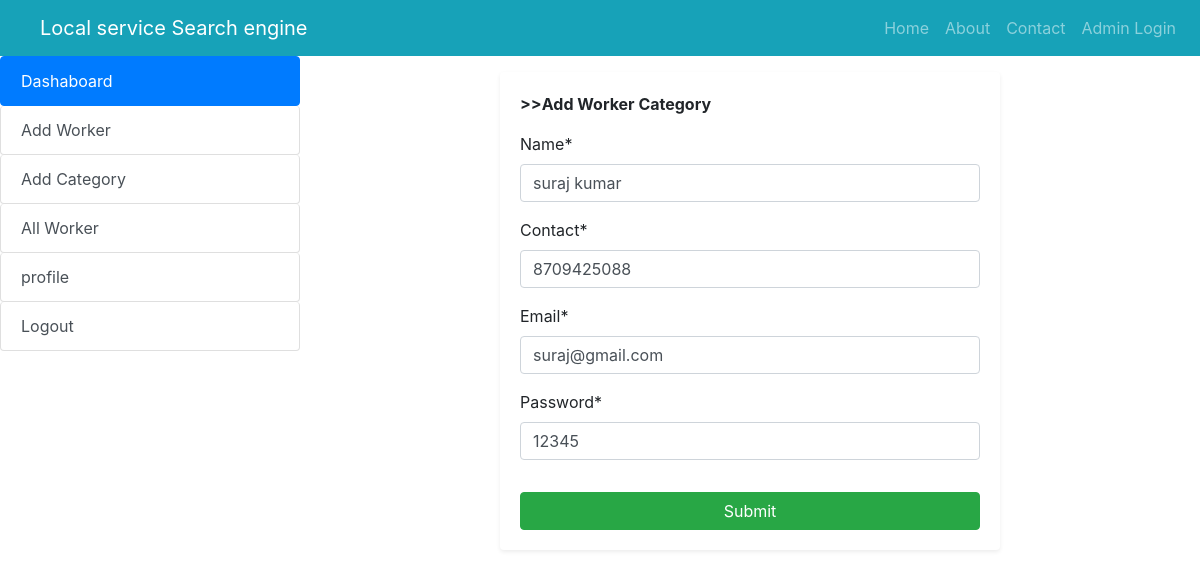
The page /updateprofile/1/ on the database its author committed.
### searchengine/models.py (models this page shows, shortened)
class Owner(models.Model):
    o_id = models.AutoField(primary_key=True)
    name = models.CharField(max_length=200)
    contact = models.IntegerField(unique=True)
    email = models.EmailField()
    password = models.CharField(max_length=200)

### searchengine/views.py (the view, shortened to what this page needs)
# urls.py: path('updateprofile/<int:pk>/',UpdateProfile.as_view(),name="updateprofile"),
class UpdateProfile(UpdateView):
    model = Owner
    form_class = OwnerForm
    template_name = 'owner/updateprofile.html'

### searchengine/forms.py
class OwnerForm(forms.ModelForm):
    class Meta:
        model = Owner
        fields = '__all__'

### templates/owner/updateprofile.html (shortened to what this page needs)
{% extends 'owner/base.html' %}
{% block content %}
    {% load crispy_forms_tags %}
  <div class="container-fluid  p-0">
        <div class="row no-gutters">
            <div class="col-lg-3">
                <div class="list-group">
                    <a href="{% url 'dashaboard' %}" class="list-group list-group-item list-group-item-action active">Dashaboard</a>
                    <a href="{% url 'addworker' %}" class="list-group list-group-item list-group-item-action">Add Worker</a>
                    <a href="{% url 'add_category' %}" class="list-group list-group-item list-group-item-action">Add Category</a>
                    <a href="{% url 'all_worker' %}" class="list-group list-group-item list-group-item-action">All Worker</a>
                    <a href="{% url 'profile' %}" class="list-group list-group-item list-group-item-action">profile</a>
                    <a href="{% url 'logout' %}" class="list-group list-group-item list-group-item-action">Logout</a>
                </div>
            </div>
            <div class="col-lg-5 mx-auto mt-3">
                  <div class="card shadow-sm border-0">
                      <div class="card-body">
                          <p><b>>>Add Worker Category</b></p>
                          <form action="" method="post" enctype="multipart/form-data">
                              <table class="table">
                                  {{ form|crispy }}
                              </table>
                              <input type="submit" class="btn btn-success btn-block">
                          </form>
                      </div>
                  </div>
            </div>
        </div>
  </div>
{% endblock %}

### rows shown on the page
Owner: name "suraj kumar", contact "8709425088", email "suraj@gmail.com", password "12345"
